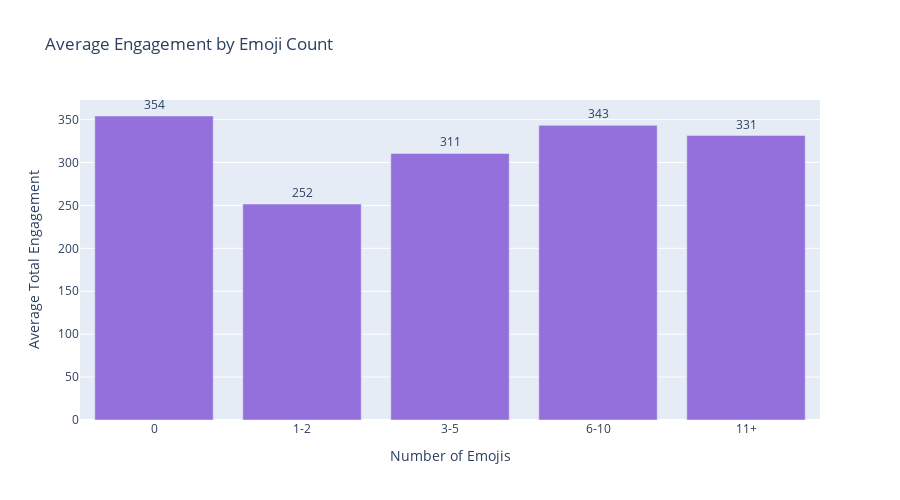

The notebook cell this image was saved under:
### Markdown cell above
## 5.2 Emojis: Strategic Use Only

### Code cell
# Load emoji analysis
emoji_eng = pd.read_csv('../output/tables/engagement_by_emoji_count.csv')

print("="*70)
print("EMOJI ANALYSIS")
print("="*70)
print("\nEngagement by Emoji Count:")
print(emoji_eng.to_string(index=False))

# Key finding
no_emoji_eng = emoji_eng[emoji_eng['emoji_count_bin'] == '0']['Avg_Engagement'].values[0]
with_emoji_eng = df[df['emoji_count'] > 0]['total_engagement'].mean()

print(f"\n🔑 KEY FINDING:")
print(f"   Posts WITHOUT emojis: {no_emoji_eng:.0f} avg engagement")
print(f"   Posts WITH emojis: {with_emoji_eng:.0f} avg engagement")

# Visualize
fig = go.Figure()

fig.add_trace(go.Bar(
    x=emoji_eng['emoji_count_bin'],
    y=emoji_eng['Avg_Engagement'],
    marker_color='mediumpurple',
    text=emoji_eng['Avg_Engagement'],
    texttemplate='%{text:.0f}',
    textposition='outside'
))

fig.update_layout(
    title_text="Average Engagement by Emoji Count",
    xaxis_title="Number of Emojis",
    yaxis_title="Average Total Engagement",
    height=500,
    showlegend=False
)

fig.show()
# Display static image for GitHub preview
from IPython.display import Image, display
import plotly.io as pio
try:
    img_bytes = pio.to_image(fig, format='png', width=1200, height=700)
    display(Image(img_bytes))
except:
    print('Static image export requires: pip install kaleido')
fig.write_html('../output/figures/report_emoji_engagement.html')
fig.write_image('../output/figures/report_emoji_engagement.png')

# Top emojis
top_emojis = pd.read_csv('../output/tables/top_emojis_by_engagement.csv')
print("\nTop 10 Emojis by Engagement:")
print(top_emojis.head(10)[['Emoji', 'Count', 'Avg_Engagement']].to_string(index=False))
print("\n💡 If using emojis, stick to these high performers!")

### Figure 1 — Plotly figure (JSON) as saved in the notebook; plotly's stock layout.template omitted (floating-point values rounded to 4 significant figures)
{"data": [{"marker": {"color": "mediumpurple"}, "text": [354.1, 251.6, 310.6, 343.3, 331.4], "textposition": "outside", "texttemplate": "%{text:.0f}", "type": "bar", "x": ["0", "1-2", "3-5", "6-10", "11+"], "y": [354.1, 251.6, 310.6, 343.3, 331.4]}], "layout": {"height": 500, "showlegend": false, "title": {"text": "Average Engagement by Emoji Count"}, "xaxis": {"title": {"text": "Number of Emojis"}}, "yaxis": {"title": {"text": "Average Total Engagement"}}}}
